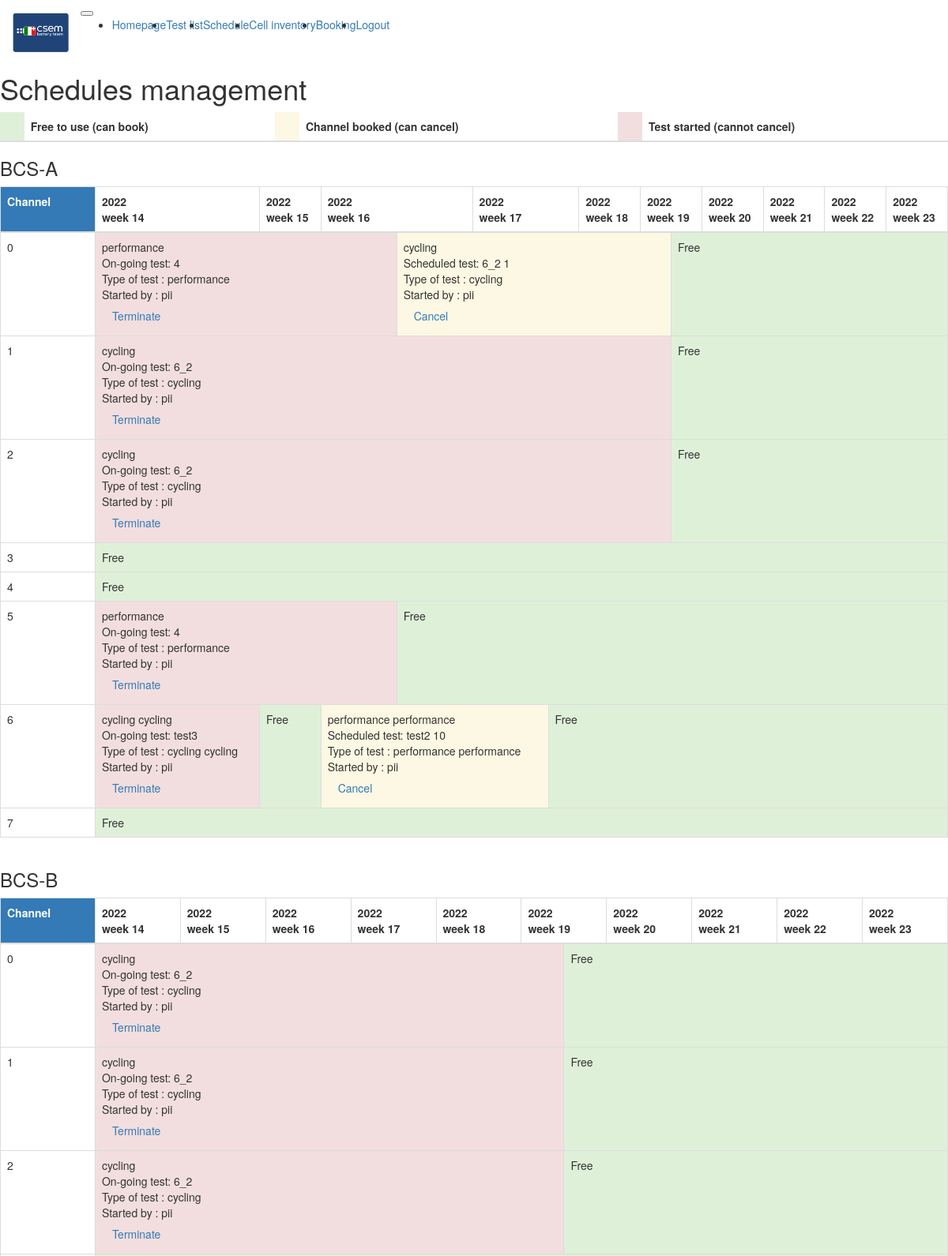
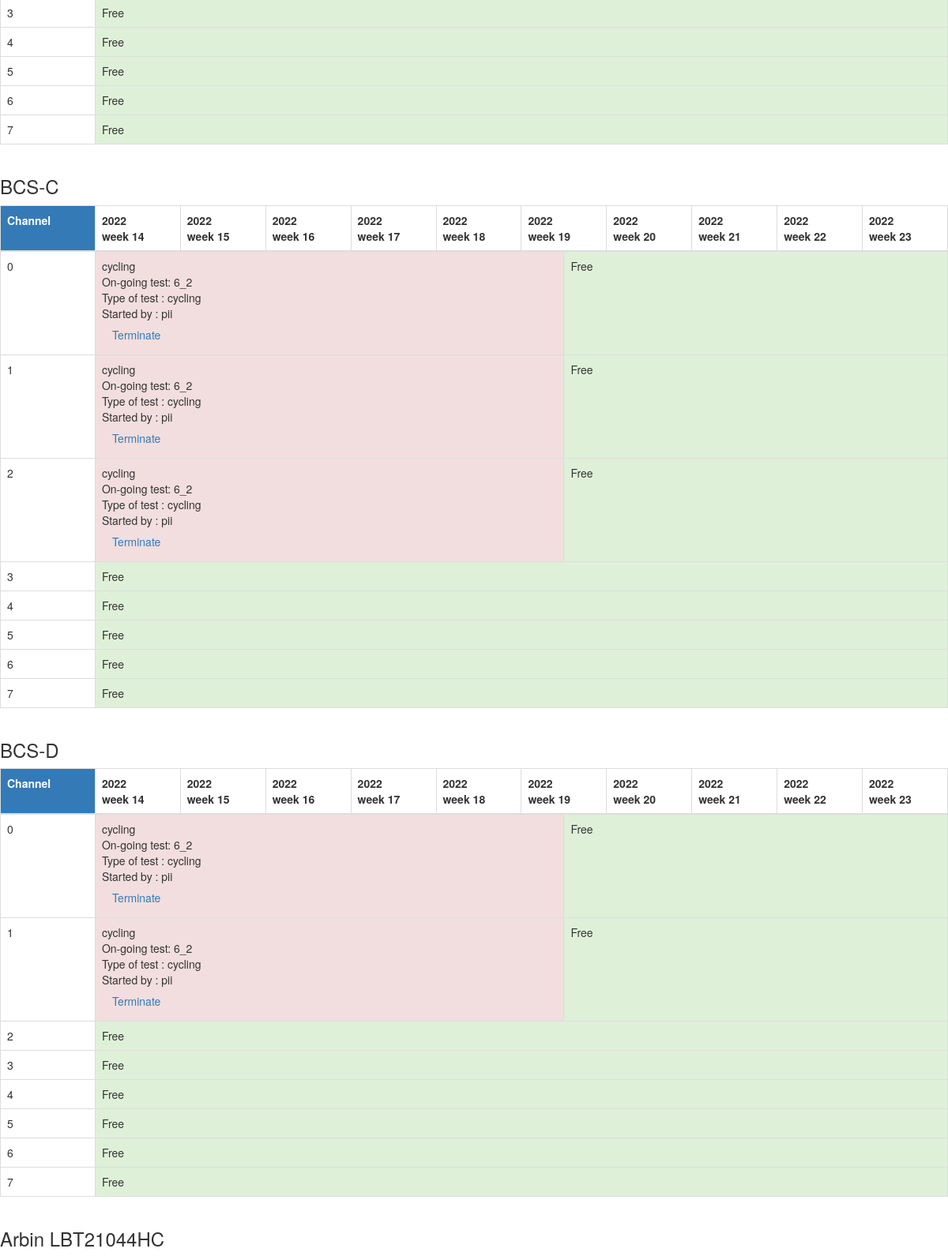
/schedule (signed in, upper part), run on the app's committed database (2 pictures, top to bottom).
### app/models.py (models this page shows, shortened)
class Device(db.Model):
    __tablename__   = 'device'
    id              = db.Column(db.Integer,primary_key=True)
    name            = db.Column(db.String(64),index=True,unique=True)
    number_channels = db.Column(db.Integer)
    company         = db.Column(db.String(64))
    datasheet_link  = db.Column(db.String(64))
    details         = db.Column(db.String(64))
    type            = db.relationship("Device_type", secondary=device_type_identifier)
    channel_id      = db.relationship('Channel', backref='device_channel',lazy='dynamic',foreign_keys="Channel.device_id")

class Test_type(db.Model):
    __tablename__ = 'test_type'
    id            = db.Column(db.Integer,primary_key=True)
    name          = db.Column(db.String(64),index=True)
    type1_id      = db.relationship('Test', backref='test_type1',lazy='dynamic',foreign_keys="Test.type_1")
    type2_id      = db.relationship('Test', backref='test_type2',lazy='dynamic',foreign_keys="Test.type_2")

class User(UserMixin, db.Model):
    __tablename__  = 'user'
    id             =  db.Column(db.Integer,primary_key=True)
    username       = db.Column(db.String(64),index=True,unique=True)
    password_hash  = db.Column(db.String(64))
    test_id      = db.relationship('Test', backref='user',lazy='dynamic',foreign_keys="Test.user_id")

class Test(db.Model):
    __tablename__ = 'test'
    id            = db.Column(db.Integer,primary_key=True)
    name          = db.Column(db.String(64))
    description   = db.Column(db.String(512))
    start         = db.Column(db.DateTime(timezone=True))
    end           = db.Column(db.DateTime(timezone=True))
    temp          = db.Column(db.Float)
    active        = db.Column(db.Boolean)
    user_id       = db.Column(db.Integer, db.ForeignKey('user.id'))
    campaign_id   = db.Column(db.Integer, db.ForeignKey('campaign.id'))
    type_2        = db.Column(db.Integer, db.ForeignKey('test_type.id'))
    type_1        = db.Column(db.Integer, db.ForeignKey('test_type.id'))
    devices       = db.relationship("Device", secondary=device_enaged_identifier)
    singleTests   = db.relationship('SingleTest', backref='batch_list',lazy='dynamic',foreign_keys="SingleTest.test_id")

### app/routes.py (the view)
@app.route('/schedule', methods=['GET'])
@login_required
def booking_get():
    current_year, current_week = datetime.today().isocalendar()[:2]
    length =10
    max_week     = current_week + length
    schedules = []
    for device in Device.query.all():
        device_ ={'name':device.name, 'channels':[], 'len': 1}
        for channel in Channel.query.filter_by(device_id=device.id).all():
            schedule = [ {'booked':False, 'len':1} for _ in range(length*7+1)]
            device_['channels'].append(schedule)
        schedules.append(device_)
    today = datetime.today().replace(hour=0, minute=0, second=0, microsecond=0)
    tests = Test.query.filter(Test.end >= today).all()
    for test in tests:
        user  = User.query.filter_by(id=test.user_id).first().username
        type1 = Test_type.query.filter_by(id=test.type_1).first()
        type2 = Test_type.query.filter_by(id=test.type_2).first()
        start = test.start if test.start > today else today
        end = test.end if test.end <today+timedelta(weeks=length) else today+timedelta(weeks=length)
        xstart = (start-today).days
        xend   = (end-today).days
        for device in test.devices:
            for x in range(xstart, xend+1):
                cell = schedules[next((i for i, dev in enumerate(schedules) if dev['name']==device.name),None)]['channels'][0][x]
                cell['booked']=True
                cell['test']=test.id
                cell['name']=test.name
                cell['user']=user
                cell['type']=type1.name + " "+ type2.name if type2 != None else type1.name
        for single in SingleTest.query.filter_by(test_id=test.id).all():
            channel = Channel.query.filter_by(id=single.channel_id).first()
            device = Device.query.filter_by(id=channel.device_id).first()
            for x in range(xstart, xend+1):
                channel = Channel.query.filter_by(id=single.channel_id).first()
                device  = Device.query.filter_by(id=channel.device_id).first()
                for x in range(xstart, xend+1):
                    cell = schedules[next((i for i, dev in enumerate(schedules) if dev['name']==device.name),None)]['channels'][channel.chan_number][x]
                    cell['booked']=True
                    cell['test']=test.id
                    cell['name']=test.name
                    cell['user']=user
                    cell['type']=type1.name + " "+ type2.name if type2 != None else type1.name
    for device in schedules:
        for planning in device['channels']:
            print(device['name'])
            for i in range( len(planning)-1,0,-1):
                if planning[i]['booked'] ==planning[i-1]['booked'] and planning[i]['booked']==False:
                    planning[i-1]['len']+= planning[i]['len']
                    del planning[i]
                elif planning[i]['booked']==True:
                    try:
                        if planning[i]['test']==planning[i-1]['test']:
                            planning[i-1]['len']+= planning[i]['len']
                            del planning[i]
                    except Exception as e:
                        print(e)
    return render_template('devices_management.html', data = schedules,current_week=current_week, max_week=max_week,current_year=current_year)

### app/models.py (called while the page is built)
@login.user_loader
def load_user(id):
    return(User.query.get(int(id)))

### app/routes.py (called while the page is built)
@app.context_processor
def inject_enumerate():
    return dict(enumerate=enumerate)

@app.context_processor
def inject_str():
    return dict(str=str)

@app.context_processor
def inject_urlencode():
    return dict(urlencode=urlencode)

@app.context_processor
def inject_floor():
    return dict(floor=floor)

### app/templates/devices_management.html (shortened to what this page needs)
{% extends "base.html" %}
{% import 'bootstrap/wtf.html' as wtf %}
{% block main %}
  <div class="row container-fluid mt-3">
    <div class="col-10">
        <h1>Schedules management</h1>
        <table class="table">
          <thead>
            <tr>
              <th class="bg-success" scope="col"> </th><th class="bg-light" scope="col">Free to use (can book)</th>
              <th class="bg-warning" scope="col"> </th><th class="bg-light" scope="col">Channel booked (can cancel)</th>
              <th class="bg-danger" scope="col">  </th><th class="bg-light" scope="col">Test started (cannot cancel)</th>
            </tr>
          </thead>
        </table>
      {% for device in data %}
      <h3>{{ device['name'] }}</h3>
      <div class="table-responsive">
        <table class="table table-hover table-bordered">
          <thread>
            <tr>
              <th class="bg-primary" style="width: 10%"> Channel </th>
              {% for i in range (current_week, max_week) %}
              <th colspan="7">{{current_year+ floor(i/52) }} </br>week {{ i%52 }}</th>
              {% endfor %}
            </tr>
          </thread>
          <tbody>
            {% for c, channel in enumerate(device['channels']) %}
            <tr class="accordion-toggle" >
              <td class="bg-light" data-toggle="collapse" data-target="#collapse{{device['name']+'_'+str(c)+'_'+str(s)}}">{{ c }}</td>
              {% for s, schedule in enumerate(channel) %}
                {% if schedule['booked'] == False %}
                <td class="bg-success" colspan="{{ schedule['len'] }}" onclick= "window.location.href='{{ url_for( 'book_device' ,data = urlencode({ 'device':device['name'], 'channel':c })) }}';" style="cursor: pointer;" > Free  </td>
                {% elif s == 0%}
                <td class="bg-danger" colspan="{{ schedule['len'] }}" data-toggle="collapse" data-target="#{{device['name']+'_'+str(c)+'_'+str(s)}}" style="cursor: pointer;"> {{ schedule['type'] }}
                  <div id="{{device['name']+'_'+str(c)+'_'+str(s)}}" class="collapse in">
                    On-going test:  {{ schedule['name'] }}</br>
                    Type of test : {{ schedule['type'] }}</br>
                    Started by : {{ schedule['user'] }}</br>
                    <a class="btn btn-secondary" href="{{ url_for( 'endMesure_get' ,data = urlencode({ 'device':device['name'], 'channel':c, 'test':schedule['test'] }) ) }}" class="text-dark">Terminate</a>
                  </div>
                </td>
                {% else %}
                <td class="bg-warning" colspan="{{ schedule['len'] }}" data-toggle="collapse" data-target="#{{device['name']+'_'+str(c)+'_'+str(s)}}" style="cursor: pointer;"> {{ schedule['type'] }}
                  <div id="{{device['name']+'_'+str(c)+'_'+str(s)}}" class="collapse in">
                    Scheduled test:  {{ schedule['name'] }}
                    {{ schedule['test'] }}</br>
                    Type of test : {{ schedule['type'] }}</br>
                    Started by : {{ schedule['user'] }}</br>
                    <a class="btn btn-secondary" href="{{ url_for( 'cancel' ,data = urlencode({ 'device':device['name'], 'channel':c, 'test':schedule['test'] }) ) }}" class="text-dark">Cancel</a>
                  </div>
                </td>
                {% endif %}
              {% endfor %}
            </tr>
            {% endfor %}
          </tbody>
        </table>
      </div>
      {% endfor %}
      </div>
  </div>
{% endblock %}

### data on the page
Device: name "BCS-A", current_year "2022" "2022" "2022" "2022" "2022" "2022" "2022" "2022" "2022" "2022", i "14" "15" "16" "17" "18" "19" "20" "21" "22" "23", c "0" "1" "2" "3" "4" "5" "6" "7", name "4" "4", test "1" "10", type "cycling cycling", type "cycling cycling", type "performance performance", type "performance performance"
Test_type: type "performance" "performance", type "performance" "performance"
User: user "pii" "pii" "pii" "pii" "pii" "pii" "pii" "pii" "pii" "pii" "pii" "pii" "pii", user "pii" "pii"
Test_type: type "cycling", type "cycling", type "cycling" "cycling" "cycling" "cycling" "cycling" "cycling" "cycling" "cycling" "cycling" "cycling", type "cycling" "cycling" "cycling" "cycling" "cycling" "cycling" "cycling" "cycling" "cycling" "cycling"
Test: name "6_2", name "6_2" "6_2" "6_2" "6_2" "6_2" "6_2" "6_2" "6_2" "6_2" "6_2"
Test: name "test3"
Test: name "test2"
Device: name "BCS-B", current_year "2022" "2022" "2022" "2022" "2022" "2022" "2022" "2022" "2022" "2022", i "14" "15" "16" "17" "18" "19" "20" "21" "22" "23", c "0" "1" "2" "3" "4" "5" "6" "7"
Device: name "BCS-C", current_year "2022" "2022" "2022" "2022" "2022" "2022" "2022" "2022" "2022" "2022", i "14" "15" "16" "17" "18" "19" "20" "21" "22" "23", c "0" "1" "2" "3" "4" "5" "6" "7"
Device: name "BCS-D", current_year "2022" "2022" "2022" "2022" "2022" "2022" "2022" "2022" "2022" "2022", i "14" "15" "16" "17" "18" "19" "20" "21" "22" "23", c "0" "1" "2" "3" "4" "5" "6" "7"
Device: name "Arbin LBT21044HC"
